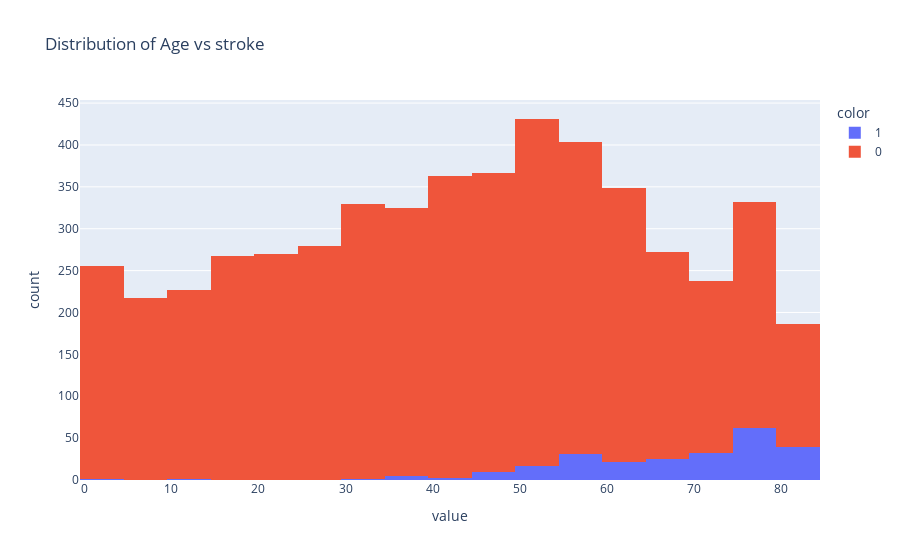

This figure's notebook cell:
### Code cell
px.histogram(health_care_df.age,nbins=39,color=health_care_df.stroke,title='Distribution of Age vs stroke')

### Figure 1 — Plotly figure (JSON) as saved in the notebook; plotly's stock layout.template omitted (floating-point values rounded to 4 significant figures; data arrays with more than 128 entries replaced by an {"elided": "..."} marker saying what was removed)
{"data": [{"alignmentgroup": "True", "bingroup": "x", "hovertemplate": "color=1<br>value=%{x}<br>count=%{y}<extra></extra>", "legendgroup": "1", "marker": {"color": "#636efa", "pattern": {"shape": ""}}, "name": "1", "nbinsx": 39, "offsetgroup": "1", "orientation": "v", "showlegend": true, "type": "histogram", "x": {"elided": "249 int values"}, "xaxis": "x", "yaxis": "y"}, {"alignmentgroup": "True", "bingroup": "x", "hovertemplate": "color=0<br>value=%{x}<br>count=%{y}<extra></extra>", "legendgroup": "0", "marker": {"color": "#EF553B", "pattern": {"shape": ""}}, "name": "0", "nbinsx": 39, "offsetgroup": "0", "orientation": "v", "showlegend": true, "type": "histogram", "x": {"elided": "4861 int values"}, "xaxis": "x", "yaxis": "y"}], "layout": {"barmode": "relative", "legend": {"title": {"text": "color"}, "tracegroupgap": 0}, "title": {"text": "Distribution of Age vs stroke"}, "xaxis": {"anchor": "y", "domain": [0, 1], "title": {"text": "value"}}, "yaxis": {"anchor": "x", "domain": [0, 1], "title": {"text": "count"}}}}
